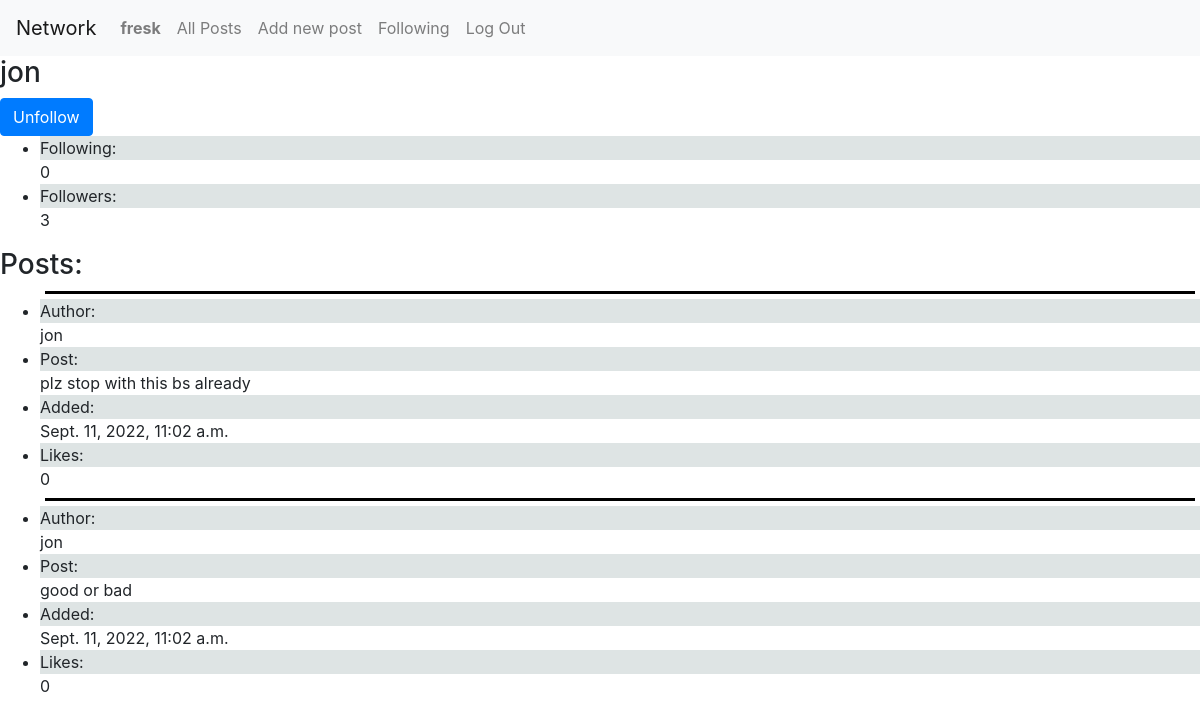
/profile/5 (signed in), run on the app's committed database.
### network/models.py (models this page shows, shortened)
class User(AbstractUser):
    followers_number = models.IntegerField(default=0)
    following_number = models.IntegerField(default=0)
    followers = models.ManyToManyField("self", blank=True, symmetrical=False, related_name="u_followers")
    following = models.ManyToManyField("self", blank=True,  symmetrical=False, related_name="u_following")

class New_post(models.Model):
    poster = models.ForeignKey(User, on_delete=models.CASCADE, related_name="poster")
    post = models.TextField(max_length=500)
    date = models.DateTimeField(auto_now=True)
    likes = models.IntegerField(default=0)

### network/views.py (the view, shortened to what this page needs)
# urls.py: path("profile/<int:user_id>", views.profile, name="profile"),
def profile(request, user_id):
    profile = User.objects.get(id=user_id)
    posts = reversed(New_post.objects.all().filter(poster=profile.id))
    user = User.objects.get(id=request.user.id)
    return render(request, "network/profile.html", {
        "profile": profile,
        "posts": posts
    })

### network/templates/network/profile.html (shortened to what this page needs)
{% extends "network/layout.html" %}
{% block body %}
    <h3>{{ profile.username }}</h3>
    {% if profile.username != user.username %}
        {% if profile in user.following.all %}
        <form action="{% url 'profile' profile.id %}" method="post">
            <input class="btn btn-primary" type="submit" value="Unfollow" name="unfollow">
        </form>
        {% else %}
        <form action="{% url 'profile' profile.id %}" method="post">
            {% csrf_token %}
            <input class="btn btn-primary" type="submit" value="Follow" name="follow">
        </form>
        {% endif %}
    {% endif %}
    <ul>
        <li><div class="grey">Following:</div>{{ profile.following_number }}</li>
        <li><div class="grey">Followers:</div>{{ profile.followers_number }}</li>
    </ul>
    <h3>Posts:</h3>
    <ul>
        {% for post in posts %}
            <div class="line"></div>
            <div>
                <li><div class="grey">Author:</div>{{ post.poster }}</li>
                <li><div class="grey">Post:</div>{{ post.post }}</li>
                <li><div class="grey">Added:</div>{{ post.date }}</li>
                <li><div class="grey">Likes:</div>{{ post.likes }}</li>
                {% empty %}
                <li>No current posts</li>
            </div>
            {% endfor %}
    </ul>
{% endblock %}

### network/templates/network/layout.html (shortened to what this page needs)
{% load static %}
<!DOCTYPE html>
<html lang="en">
    <head>
        <link rel="stylesheet" href="https://stackpath.bootstrapcdn.com/bootstrap/4.4.1/css/bootstrap.min.css">
        <link href="{% static 'network/styles.css' %}" rel="stylesheet">
    </head>
    <body>
        <nav class="navbar navbar-expand-lg navbar-light bg-light">
            <a class="navbar-brand" href="#">Network</a>
            <div>
              <ul class="navbar-nav mr-auto">
                {% if user.is_authenticated %}
                    <li class="nav-item">
                        <a class="nav-link" href="{% url 'profile' user.id %}"><strong>{{ user.username }}</strong></a>
                    </li>
                {% endif %}
                <li class="nav-item">
                  <a class="nav-link" href="{% url 'index' %}">All Posts</a>
                </li>
                {% if user.is_authenticated %}
                    <li class="nav-item">
                        <a class="nav-link" href="{% url 'new_post' %}">Add new post</a>
                    </li>
                    <li class="nav-item">
                        <a class="nav-link" href="{% url 'following' %}">Following</a>
                    </li>
                    <li class="nav-item">
                        <a class="nav-link" href="{% url 'logout' %}">Log Out</a>
                    </li>
                {% endif %}
              </ul>
            </div>
          </nav>
        <div class="body">
            {% block body %}
            {% endblock %}
        </div>
    </body>
</html>

### network/static/network/styles.css (style rules this page uses)
.line { border-bottom: 3px solid black; height: 5px; margin: 5px; }
.grey { background-color: rgba(210, 218, 218, 0.733); }

### data on the page
User: username "fresk"
User: username "jon", following_number "0", followers_number "3"
New_post: poster "jon", post "plz stop with this bs already", date "Sept. 11, 2022, 11:02 a.m.", likes "0"
New_post: poster "jon", post "good or bad", date "Sept. 11, 2022, 11:02 a.m.", likes "0"
